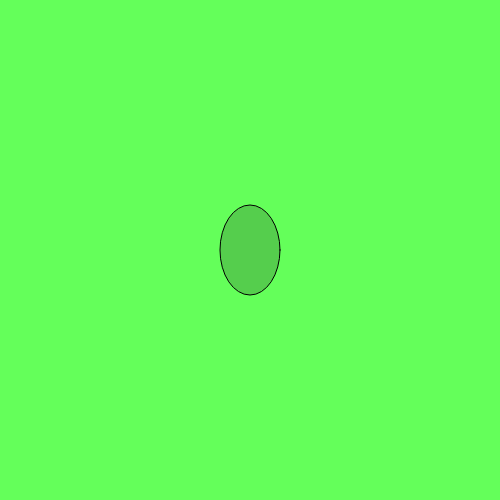
Frame 1 (no input)
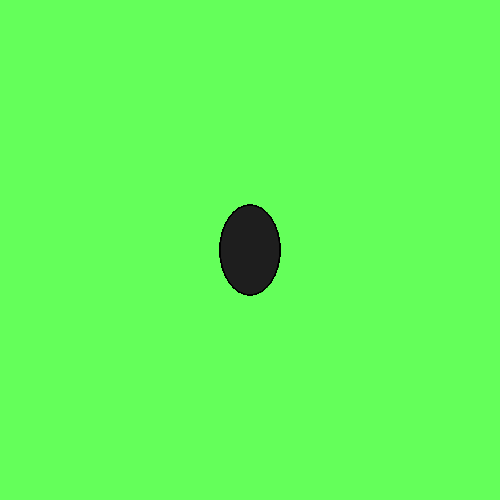
Frame 60 (no input)
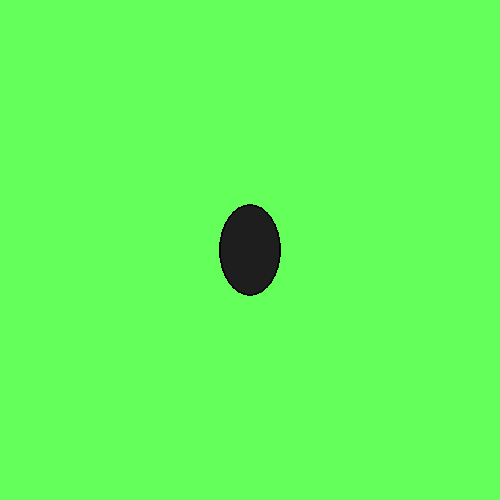
Frame 120 (the mouse pressed at the canvas centre since frame 60)

The p5.js sketch that drew these frames (run headless with seeded random() and noise() and a simulated clock; from frame 60 on, the mouse is pressed at the canvas centre):

// p5.js sketch
// ── sketch.js
function setup() {
  createCanvas(500,500);
  background(100,255,90);

}

function draw() {
  fill(30.40,55);
  ellipse(250,250,60,90);
}
